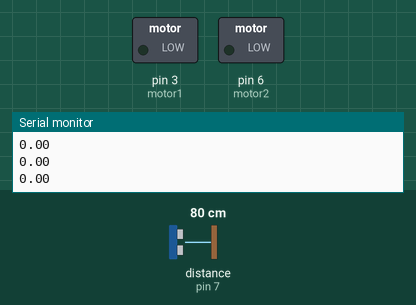
The sketch below on a simulated Arduino Uno, built with avr-gcc and run on an emulated ATmega328P. Parts: switched loads named in the sketch (green lamp = pin HIGH), the last lines printed to the serial monitor. Wiring (inferred from the names in the program): ultrasonic range finder: trigger pin 4; echo pin 7. The inputs (shaded band) are chosen by the test bench; at power-on: distance to the obstacle (sensor on pin 7) 80 cm. The echo pulse lasts 58.3 µs per cm; pins used as bus, display or sensor lines are not drawn.

Above: at 1.2 s.
1.3 s: distance to the obstacle (sensor on pin 7) set to 2 cm
At 1.9 s:
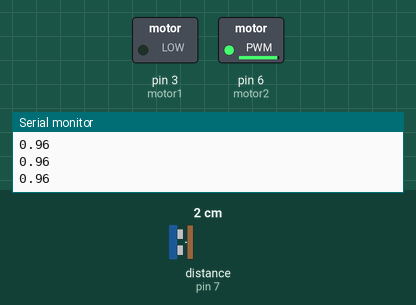
2.8 s: distance to the obstacle (sensor on pin 7) set to 9 cm
At 4.0 s:
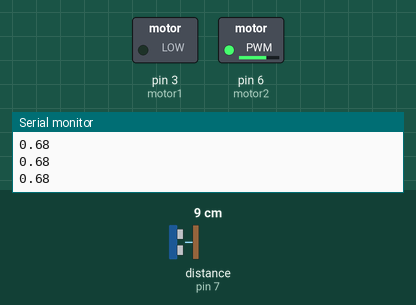
4.3 s: distance to the obstacle (sensor on pin 7) set to 18 cm
At 5.4 s:
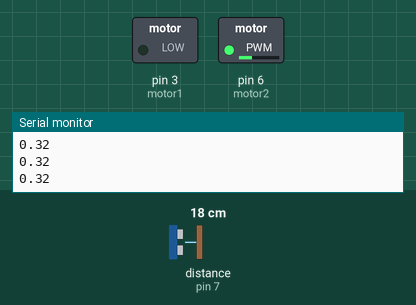
Timing chart, 0 to 7.3 s (numbered marks = the images above; inputs shaded):
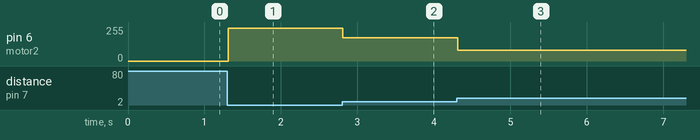

Measured:
- after the input at 1.3 s, pin 6 (motor2): 0/255 → 244/255 at once
- after the input at 2.8 s, pin 6 (motor2): 244/255 → 173/255 at once
- after the input at 4.3 s, pin 6 (motor2): 173/255 → 81/255 at once

The sketch:

motorControl.ino
```cpp
//pins
int trigger;
int echo;
int motor1;
int motor2;

 //values that are used for the ultrasonic sensor
long duration;
int distance;
float intensity;

void setup() {
  //pin values for buttons, rgb LED and ultrasonic sensor
  trigger = 4;
  echo = 7;
  motor1 = 3;
  motor2 = 6;

  //echo pin set to input to take in data from the
  //ultrasonic sensor
  pinMode(echo, INPUT);
  //trigger set to output to let ultrasonic sensor know when
  //a distance value is wanted
  pinMode(trigger, OUTPUT);
  //pins for led are set to output so the arduino can provide power to light it
  pinMode(motor1, OUTPUT);
  pinMode(motor2, OUTPUT);

  //initial values for colors so that they arent garbage values
  Serial.begin(9600);
}

void loop() {
/*****************
 * This section of code is to determine the distance that a person or object
 * is to the cube
 */
//sets the trigger low state so it does not activate the ultrasonic sensor
digitalWrite(trigger, LOW);
//delays for 2 microseconds
delayMicroseconds(2);
// sets the trigger on HIGH state for 10 micro seconds
digitalWrite(trigger, HIGH);
delayMicroseconds(10);
//sets the trigger on low state
digitalWrite(trigger, LOW);
// Reads the pulse sent back ny the echo pin
//the pulse width is the amount of time the sound wave traveled from the
//sensor to the object and back to the sensor.
duration = pulseIn(echo, HIGH);
// Calculating the distance between the object and sensor
//takes duration of flight and divides by 2 since we want one way, not round trip.
//then multiplies by the speed of sound in cm per microsecond
distance= duration*0.034/2;

//this is to scale the values on the sensor so that high values
//will give a distance of 100 which is used by the intensity calculation
if(distance > 100)
{
  distance = 100;
}
//this takes the distance and makes it so that there is an intensity value
//that is larger, the closer the object is to the sensor
intensity = float(distance) /25;
intensity = 1-intensity;
//if the intensity ends up being negative, set it to 0
if(intensity<0)
{
  intensity =0;
}
//sets the motor speed depending on how close the person is
//requires 1 motor input to be set to ground
Serial.println(intensity);
analogWrite(motor1,0);
analogWrite(motor2, intensity*255);

}
```
